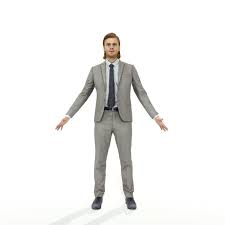
#> input picture temp/sample3.jpg, 225 x 225 px
$ python -i dist.py   (imports and definitions only)
#> lines starting #> are read from the running program, lines starting #| are printed output that depends on the picture; after the words box and inside, x2 and y2 are one past the last pixel; in counts of white or black regions, pixels touching at a corner belong together
#> further down, picture is the input picture: shape (225, 225, 3); mean B, G, R 238.9, 240, 240.4
# import the necessary packages
import numpy as np
import cv2,time

def find_marker(image):
	# convert the image to grayscale, blur it, and detect edges
	gray = cv2.cvtColor(image, cv2.COLOR_BGR2GRAY)
	gray = cv2.GaussianBlur(gray, (5, 5), 0)
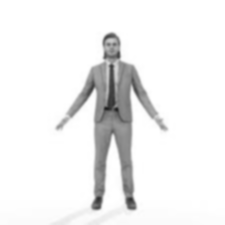
#> gray: shape (225, 225); min 31, max 255, mean 240
	edged = cv2.Canny(gray, 35, 125)
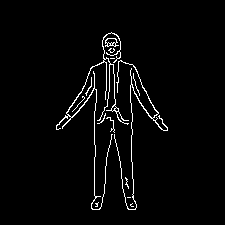
#> edged: shape (225, 225); 2.8% white in thin lines or dots, all inside (x1, y1, x2, y2) = (56, 32, 168, 210)

	# find the contours in the edged image and keep the largest one;
	# we'll assume that this is our piece of paper in the image
	(cnts, _) = cv2.findContours(edged.copy(), cv2.RETR_LIST, cv2.CHAIN_APPROX_SIMPLE)
#> cnts = 20 contours, 16 with area under 20; largest, box (x1, y1, x2, y2) and area: (56, 32, 129, 210) 142, (105, 38, 119, 47) 73, (114, 60, 168, 210) 64, (105, 38, 117, 44) 42
	c = max(cnts, key = cv2.contourArea)
#> c = contour of 463 points, box (x1, y1, x2, y2) (56, 32, 129, 210), area 142

	# compute the bounding box of the of the paper region and return it
	return cv2.minAreaRect(c)

def distance_to_camera(knownWidth, focalLength, perWidth):
	# compute and return the distance from the maker to the camera
	return (knownWidth * focalLength) / perWidth

# initialize the known distance from the camera to the object, which
# in this case is 24 inches
KNOWN_DISTANCE = 6

# initialize the known object width, which in this case, the piece of
# paper is 12 inches wide
KNOWN_WIDTH = 120

# initialize the list of images that we'll be using
IMAGE_PATHS = ["images/1.png", "images/1.png", "images/3.png"]

# load the furst image that contains an object that is KNOWN TO BE 2 feet
# from our camera, then find the paper marker in the image, and initialize
# the focal length
# [24 lines not run here, left out]

>>> import cv2
>>> picture = cv2.imread('temp/sample3.jpg')
>>> result = find_marker(picture)
#> result = ((93.94, 118), (174.2, 67.85), -71.98)

$ run again, on temp/res.jpg
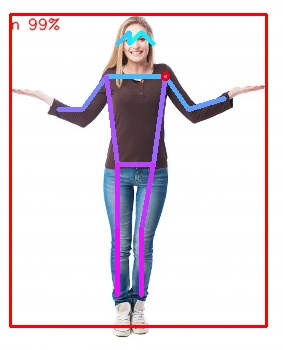
#> input picture temp/res.jpg, 283 x 350 px
#> picture is the input picture: shape (350, 283, 3); mean B, G, R 224.2, 217.2, 227.6
#> in find_marker, `gray = cv2.GaussianBlur(gray, (5, 5), 0)`:
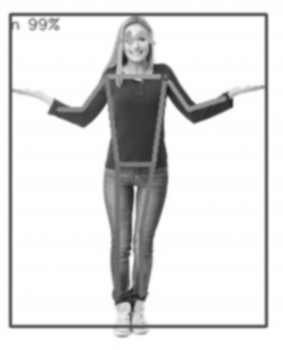
#> gray: shape (350, 283); min 30, max 255, mean 221.1
#> in find_marker, `edged = cv2.Canny(gray, 35, 125)`:
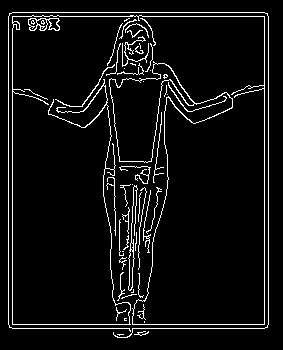
#> edged: shape (350, 283); 6% white in thin lines or dots, all inside (x1, y1, x2, y2) = (8, 12, 269, 338)
#> cnts = 64 contours, 52 with area under 20; largest, box (x1, y1, x2, y2) and area: (12, 15, 265, 325) 4094, (109, 63, 195, 163) 3868, (28, 18, 60, 31) 281, (128, 185, 138, 291) 162, (128, 249, 135, 291) 132
#> c = contour of 1042 points, box (x1, y1, x2, y2) (12, 15, 265, 325), area 4094
#> result = ((138, 169.5), (309, 252), -90)
